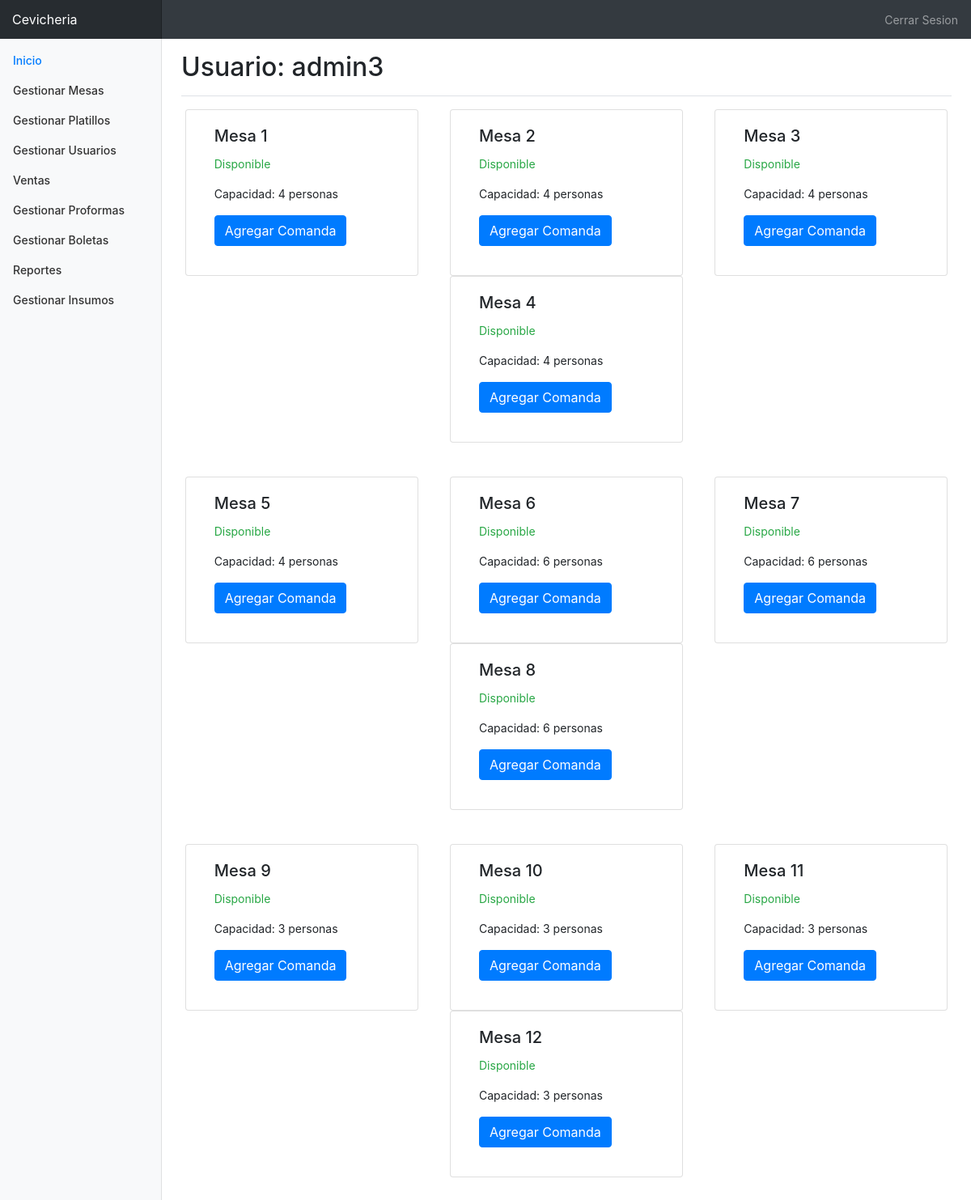
Page /sistema/controlador/getMesero.php?view=ventas (signed in) on the committed database.
### tables this page shows
CREATE TABLE `mesa` (
  `idmesa` int(11) NOT NULL,
  `numero_mesa` int(11) NOT NULL,
  `capacidad` int(11) NOT NULL,
  `estado` varchar(15) NOT NULL
);

### sistema/modelo/mesa.php (called while the page is built, shortened)
<?php
class Mesa{
	private $num_mesa;
	private $capacidad;
	private $estado;
	public function setNum_mesa($f){
		$this->num_mesa = $f;
	}
	public function getNum_mesa(){
		return $this->num_mesa;
	}
	public function setCapacidad($c){
		$this->capacidad = $c;
	}
	public function getCapacidad(){
		return $this->capacidad;
	}
	public function setEstado($e){
		$this->estado = $e;
	}
	public function getEstado(){
		return $this->estado;
	}
	public function VerListadoMesa(){
		$con = Conexion::obtenerConexion();
		$sql = "SELECT * FROM mesa";
		$resultado = mysqli_query($con,$sql);
		$datos = array();
		while ( $row = mysqli_fetch_array($resultado) ){
			$m = new Mesa();
			$m->setIdmesa($row[0]);
			$m->setNum_mesa($row[1]);
			$m->setCapacidad($row[2]);
			$m->setEstado($row[3]);
			array_push($datos, $m);
		}
		return $datos;
	}
}
?>

### sistema/vistas/formventa.php (called while the page is built)
<?php
class formventa{
	public function formventaShow(){
		include_once "../vistas/head.php";
		include_once "../vistas/body.php";
		include_once "../controlador/ControladorMesero.php";
		$get = new ControladorMesero();
		$get->ListarMesas();
		include_once "../vistas/foot.php";
	}
}

### sistema/controlador/ControladorMesero.php (the view, shortened to what this page needs)
<?php
class ControladorMesero{
	public function ListarMesas(){
		include_once "../modelo/mesa.php";
		$modelo = new Mesa();
		$objListadoMesa = $modelo->VerListadoMesa();
		$c = 1;
		$d = 1;
		foreach ($objListadoMesa as $objListadoMesa) {
			if (  $d ==  2*$c-1  ){
				echo "<div class='row'>";
				$c = $c + 2 ;
			}
			echo   "<div class='card container' style='width: 18rem;'>
						<div class='card-body'>
						<h5 class='card-title'>Mesa ".$objListadoMesa->getNum_mesa()."</h5>";
			if ( $objListadoMesa->getEstado() == 1 ){
				echo "<p class='text-success'>Disponible</p>";
			}else{
				echo "<p class='text-danger'>No Disponible </p>";
			}
			echo"	<p>Capacidad: ".$objListadoMesa->getCapacidad()." personas</p>
						<form action='../controlador/getMesero.php?id=".$objListadoMesa->getNum_mesa()."&view=CrearComanda' method='POST'>
							<input type='submit' class='btn btn-primary' value='Agregar Comanda'>
						</form>
						<p></p>
						</div>
					</div>";
			if ($d % 4 == 0 ){
				echo "</div><br><br>";
			}
			$d++;
		}
	}
}
?>

### sistema/css/dashboard.css (style rules this page uses)
body { font-size: .875rem; }

### rows in the picture
mesa: numero_mesa "1", estado "Disponible", capacidad "4"
mesa: numero_mesa "2", estado "Disponible", capacidad "4"
mesa: numero_mesa "3", estado "Disponible", capacidad "4"
mesa: numero_mesa "4", estado "Disponible", capacidad "4"
mesa: numero_mesa "5", estado "Disponible", capacidad "4"
mesa: numero_mesa "6", estado "Disponible", capacidad "6"
mesa: numero_mesa "7", estado "Disponible", capacidad "6"
mesa: numero_mesa "8", estado "Disponible", capacidad "6"
mesa: numero_mesa "9", estado "Disponible", capacidad "3"
mesa: numero_mesa "10", estado "Disponible", capacidad "3"
mesa: numero_mesa "11", estado "Disponible", capacidad "3"
mesa: numero_mesa "12", estado "Disponible", capacidad "3"

### other values in the picture
$_SESSION['usuario'] "admin3"
